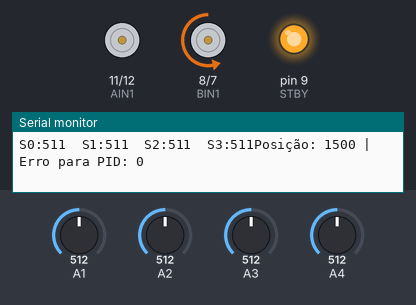
The sketch below on a simulated Arduino Uno, built with avr-gcc and run on an emulated ATmega328P. On the bench: motor-driver pin pairs drawn as motors (green arrow = first pin HIGH = forward, orange = second pin HIGH = backward, longer = more drive, scaled by the enable pin, stopped while the standby pin is LOW), output pins drawn as LEDs (lit = HIGH), the last lines printed to the serial monitor. Inputs (shaded band) come from the test bench; at power-on: A1 = 512, A4 = 512, A2 = 512, A3 = 512.

Above: at 20.2 s.
20.3 s: A1 set to 335
21.8 s: A1 set to 318
At 22.8 s:
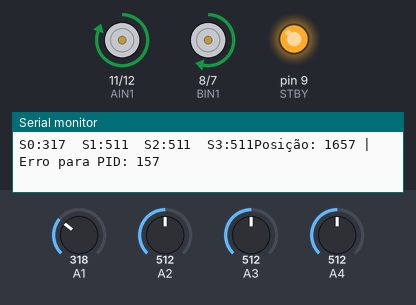
23.4 s: A4 set to 486
At 23.9 s:
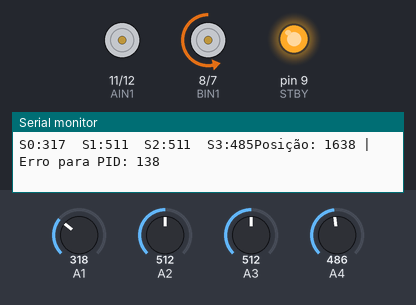
25.0 s: A4 set to 181
28.0 s: A4 set to 159
At 28.8 s:
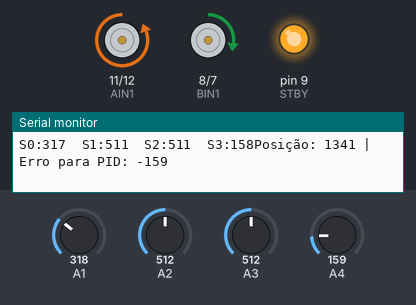
29.6 s: A4 set to 306
At 30.7 s:
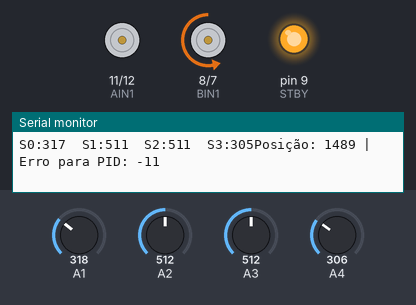
Timing chart, 0 to 32.1 s (numbered marks = the images above; inputs shaded):
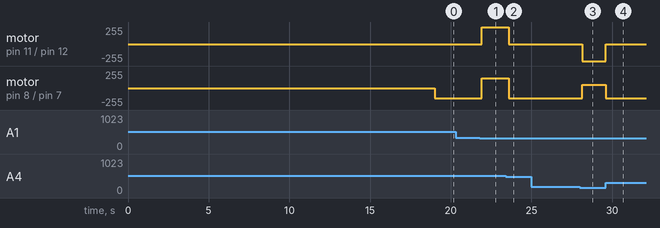

The sketch:

v4_com_biblioteca_do_sensor.ino
```cpp
#include <QTRSensors.h>

// Quantos sensores há
#define NUM_SENSORS            4
// Quantas leituras os sensores irão fazer para fazer uma média e retornar um valor
#define NUM_SAMPLES_PER_SENSOR  4
// Pino digital que controla os LED'S
#define EMITTER_PIN             2

QTRSensors qtra;
// Serve pra passar todos os valores do sensor de uma vez
uint16_t sensorValues[NUM_SENSORS];

#define STBY 9

// Motor A - Direito
const int PWMA = 13;
const int AIN1 = 11;
const int AIN2 = 12;

// Motor B - Esquerdo
const int PWMB = 5;
const int BIN1 = 8;
const int BIN2 = 7;

const int VELOCIDADE = 150; // 0 a 255

int mediasensoresesquerda = 0;
int mediasensoresdireita = 0;

void setup()
{
  Serial.begin(9600);

  // Define o tipo dos sensores como analógicos
  qtra.setTypeAnalog();
  // Inicializa os sensores, definindo sua posição no array e quantidade
  qtra.setSensorPins((const uint8_t[]){ A1, A2, A3, A4}, NUM_SENSORS);
  // Inicializa a quantidade de leituras
  qtra.setSamplesPerSensor(NUM_SAMPLES_PER_SENSOR);
  //
  qtra.setEmitterPin(EMITTER_PIN);

  // Coloca os pinos como SAÍDA/ENTRADA (Neste caso, somente entrada)
  pinMode(STBY, OUTPUT);
  pinMode(PWMA, OUTPUT);
  pinMode(AIN1, OUTPUT);
  pinMode(AIN2, OUTPUT);
  pinMode(PWMB, OUTPUT);
  pinMode(BIN1, OUTPUT);
  pinMode(BIN2, OUTPUT);

  // Realiza a calibração do sensor e acende led do arduino para indicação visual da calibração
  // Importante para a biblioteca calcular a posição da linha posteriormente
  pinMode(LED_BUILTIN, OUTPUT);
  digitalWrite(LED_BUILTIN, HIGH);

  Serial.println("Calibrando sensores... Mova o robo sobre a linha!");
  // Os sensores devem ser passados manualmente para lá e para cá sobre a linha e o fundo
  for (uint16_t i = 0; i < 400; i++) {
    qtra.calibrate();
    delay(20);
  }

  digitalWrite(LED_BUILTIN, LOW); // Apaga o LED indicando que a calibração terminou
  Serial.println("Calibração concluída.");

  digitalWrite(STBY, HIGH); // Tira a ponte H do standby

  delay(1000);
}

void loop()
{
  // Pega o valor dos sensores (Utilizando uma funçaõ da própria biblioteca)
  qtra.read(sensorValues);

  // Teste de sensores, para descobrir quais estão funcionando e sua posição no array e Hardware
  Serial.print(F("S0:"));
  Serial.print(sensorValues[0]); // Terceiro sensor (da esqu. para dire. olhando o lado inferior)

  Serial.print(F("  S1:"));
  Serial.print(sensorValues[1]); // Sexto sensor

  Serial.print(F("  S2:"));
  Serial.print(sensorValues[2]); // Quinto sensor

  Serial.print(F("  S3:"));
  Serial.print(sensorValues[3]); // Quarto sensor

  // -----------------

  // Funcção da biblioteca que lê a posição da linha preta em fundo branco
  uint16_t position = qtra.readLineBlack(sensorValues);

  // O valor da posição varia de 0 a (N_sensores - 1) * 1000.
  // Para 8 sensores, o valor vai de 0 a 7000. Portanto, o centro perfeito é 3500.
  // No caso de 4 sensores, vai de 0 a 3000. Centro: 1500.

  int error = position - 1500;

  // Mostra os valores no Monitor Serial
  Serial.print("Posição: ");
  Serial.print(position);
  Serial.print(" | Erro para PID: ");
  Serial.println(error);

  // Bloco simples de IFs para testar a leitura da posição.
  // Ele vai para a esquerda ou para direita com no mínimo um desvio leve de valor 150.
  // Mantém-se em linha reta se estiver no intervalo central (1350-1650).
  if (position < 1350) {
    virarEsquerda();
  } else if(position < 1650) {
    virarDireita();
  } else {
    moverFrente();
  }

  delay(200);
}

  // AIN1      	AIN2   	O que acontece
  // HIGH	      LOW	    Gira num sentido (Frente)
  // LOW	      HIGH	  Gira no sentido oposto (Trás)
  // LOW	      LOW	    Motor "solto" (roda livre, sem força nenhuma — para por inércia/atrito)
  // Seria interessante talvez utilizar o LOW LOW e/ou o HIGH HIGH em momentos de curva?
  // HIGH	      HIGH	  Freio curto ("short brake")

void moverFrente() {
  // Motor Direito (A) para frente
  digitalWrite(AIN1, HIGH);
  digitalWrite(AIN2, LOW);
  analogWrite(PWMA, VELOCIDADE);

  // Motor Esquerdo (B) para frente
  digitalWrite(BIN1, HIGH);
  digitalWrite(BIN2, LOW);
  analogWrite(PWMB, VELOCIDADE);
}

void moverTras() {
  // Motor Direito (A) para trás
  digitalWrite(AIN1, LOW);
  digitalWrite(AIN2, HIGH);
  analogWrite(PWMA, VELOCIDADE);

  // Motor Esquerdo (B) para trás
  digitalWrite(BIN1, LOW);
  digitalWrite(BIN2, HIGH);
  analogWrite(PWMB, VELOCIDADE);
}

void virarDireita(){
  digitalWrite(AIN1, HIGH);
  digitalWrite(AIN2, LOW);
  analogWrite(PWMA, 50);

  digitalWrite(BIN1, LOW);
  digitalWrite(BIN2, HIGH);
  analogWrite(PWMB, VELOCIDADE);
}

void virarEsquerda(){
  digitalWrite(BIN1, HIGH);
  digitalWrite(BIN2, LOW);
  analogWrite(PWMB, 50);

  digitalWrite(AIN1, LOW);
  digitalWrite(AIN2, HIGH);
  analogWrite(PWMA, VELOCIDADE);
}

void pararMotores() {
  analogWrite(PWMA, 0);
  analogWrite(PWMB, 0);
}
```

Measured:
- the behaviour switches between 327 and 326 on A1 (found by bisection; images 0 and 1)
- the behaviour switches between 502 and 501 on A4 (found by bisection; images 1 and 2)
- the behaviour switches between 167 and 166 on A4 (found by bisection; images 2 and 3)
- after the input at 21.8 s, motor on pin 11 (AIN1) / pin 12 (AIN2): stopped → forward 255/255 after 0.12 s; motor on pin 8 (BIN1) / pin 7 (BIN2): backward 150/255 → forward 150/255 after 0.12 s
- after the input at 23.4 s, motor on pin 11 (AIN1) / pin 12 (AIN2): forward 255/255 → stopped after 0.18 s; motor on pin 8 (BIN1) / pin 7 (BIN2): forward 150/255 → backward 150/255 after 0.18 s
- after the input at 28.0 s, motor on pin 11 (AIN1) / pin 12 (AIN2): stopped → backward 255/255 after 0.16 s; motor on pin 8 (BIN1) / pin 7 (BIN2): backward 150/255 → forward 50/255 after 0.16 s
- after the input at 29.6 s, motor on pin 11 (AIN1) / pin 12 (AIN2): backward 255/255 → stopped at once; motor on pin 8 (BIN1) / pin 7 (BIN2): forward 50/255 → backward 150/255 at once
